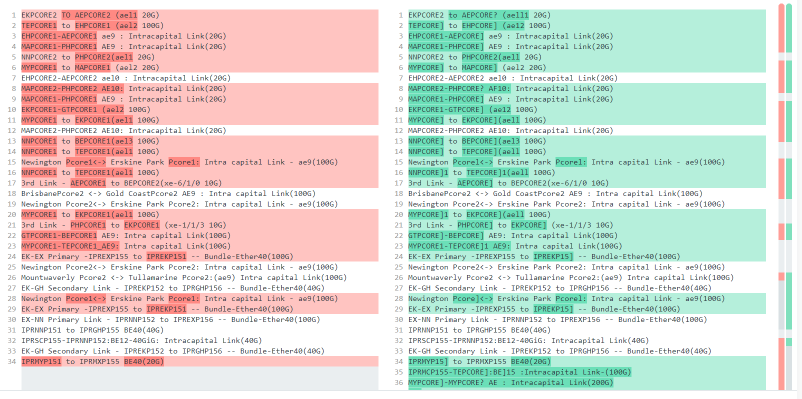
#> input picture Nokia_OCR/Before.PNG, 1603 x 798 px (shown at 1/2 size)
$ python -i ocr_send.py   (imports and definitions only)   (older library calls are emulated)
#> lines starting #> are read from the running program, lines starting #| are printed output that depends on the picture
#> further down, picture is the input picture: shape (798, 1603, 3); mean B, G, R 212, 219.4, 216.9
# """
# Author : Sunil Kumar
# Description : OCR
# """
from PIL import Image,ImageOps
import numpy as np
import pytesseract
import cv2


def remove_noise_and_smooth(img):
    kernel = np.ones((1, 1), np.uint8)
    opening = cv2.morphologyEx(img, cv2.MORPH_OPEN, kernel)
    closing = cv2.morphologyEx(opening, cv2.MORPH_CLOSE, kernel)

    or_image = cv2.bitwise_or(img, closing)
    return or_image

def textCheck(imgData):
# 	"""
# 	Input : Image
# 	output : text found in image
# 	"""
	ret,img = cv2.threshold(np.array(imgData), 125, 255, cv2.THRESH_BINARY)
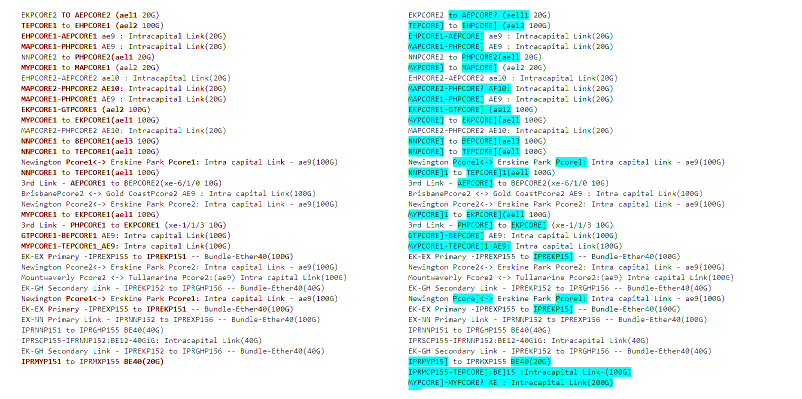
#> img: shape (798, 1603, 3) (shown at 1/2 size); mean B, G, R 241.6, 242.4, 227.5

	#remove noise
	img=remove_noise_and_smooth(img)
	new_image = Image.fromarray(img.astype(np.uint8))

	# padding and expansion
	new_image=ImageOps.expand(new_image,(0,0,0,10),(256,256,256))
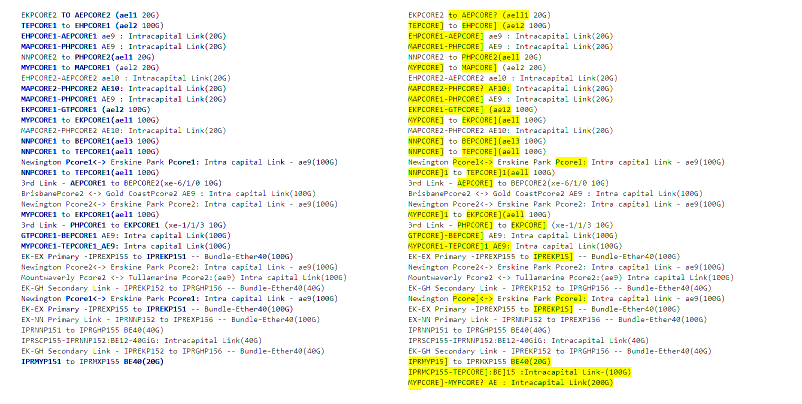
#> new_image: PIL image 1603x808 RGB (shown at 1/2 size); mean R, G, B 241.7, 242.6, 227.9
	new_image = Image.fromarray(np.array(new_image)).convert('L') #now need gray scale
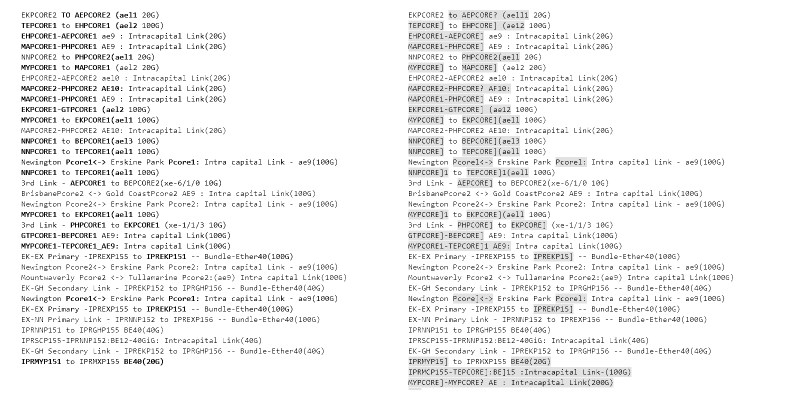
#> new_image: PIL image 1603x808 L (shown at 1/2 size); min 0, max 255, mean 240.6

	basewidth = 900

	new_image = new_image.resize((900,47), Image.ANTIALIAS)
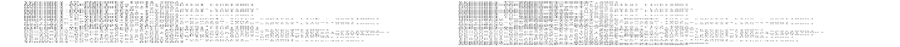
#> new_image: PIL image 900x47 L; min 128, max 255, mean 239.7

#> (the run stopped early here; a loop or call above may not have finished)

$ run again, on Nokia_OCR/portion_1.png
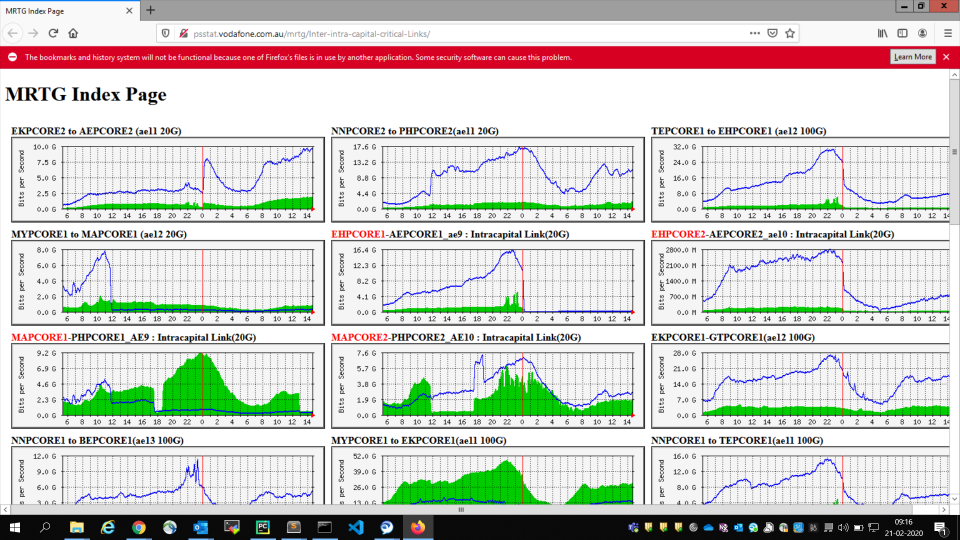
#> input picture Nokia_OCR/portion_1.png, 1920 x 1080 px (shown at 1/2 size)
#> picture is the input picture: shape (1080, 1920, 3); mean B, G, R 200.6, 205.8, 205.9
#> in textCheck, `ret,img = cv2.threshold(np.array(imgData), 125, 255, cv2.THRESH_BINARY)`:
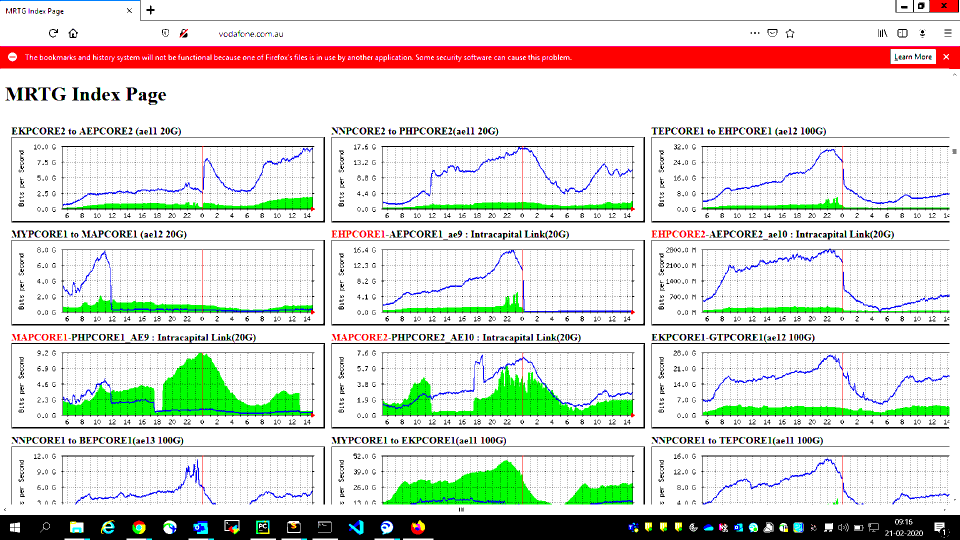
#> img: shape (1080, 1920, 3) (shown at 1/2 size); mean B, G, R 209.5, 217.8, 217.3
#> in textCheck, `new_image = new_image.resize((900,47), Image.ANTIALIAS)`:
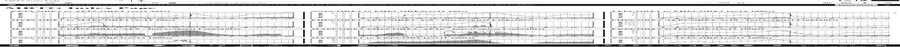
#> new_image: PIL image 900x47 L; min 0, max 255, mean 214.5

$ run again, on Nokia_OCR/portion_1_4.png
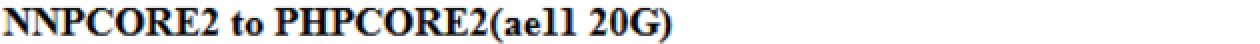
#> input picture Nokia_OCR/portion_1_4.png, 630 x 22 px (shown 2 times larger)
#> picture is the input picture: shape (22, 630, 3); mean B, G, R 222, 221.8, 221.9
#> in textCheck, `ret,img = cv2.threshold(np.array(imgData), 125, 255, cv2.THRESH_BINARY)`:
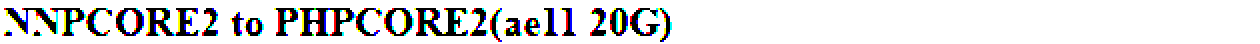
#> img: shape (22, 630, 3) (shown 2 times larger); mean B, G, R 222.3, 221.8, 221.8
#> in textCheck, `new_image = new_image.resize((900,47), Image.ANTIALIAS)`:
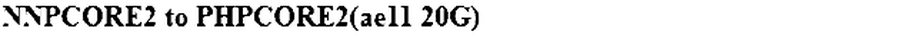
#> new_image: PIL image 900x47 L; min 0, max 255, mean 231.9
